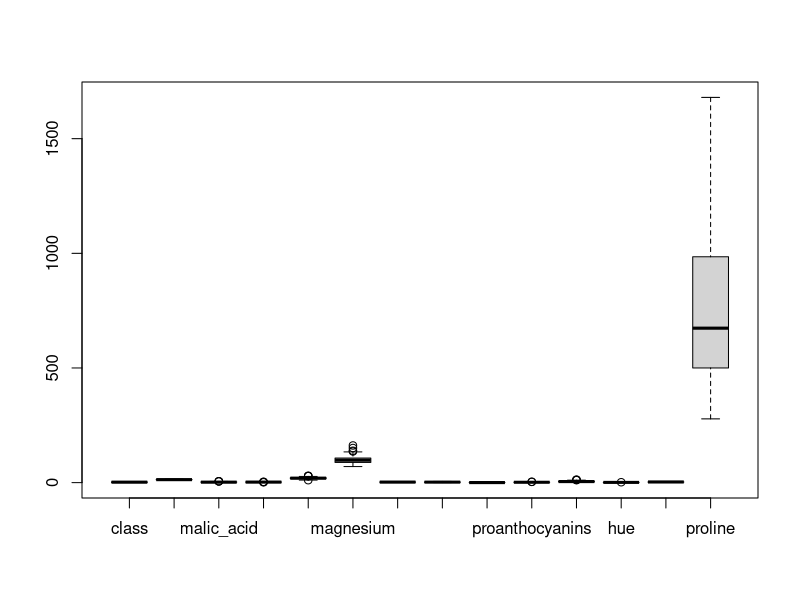
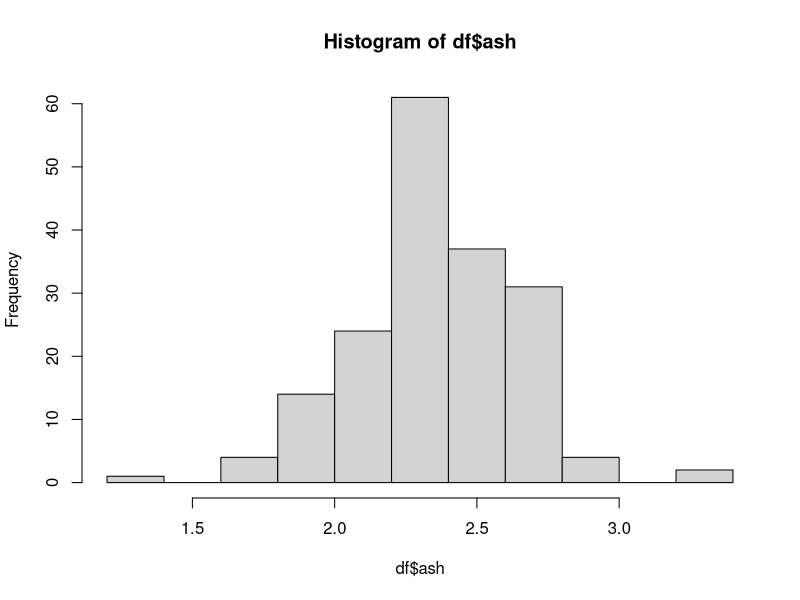
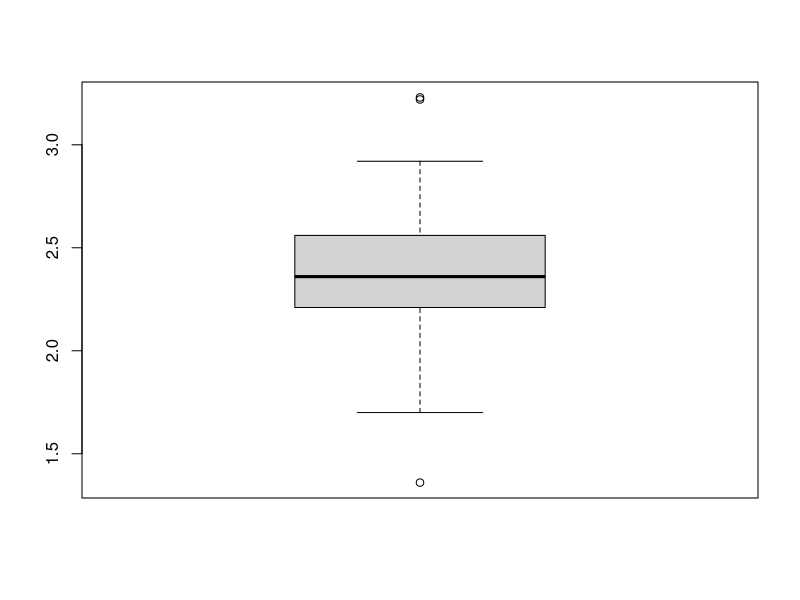
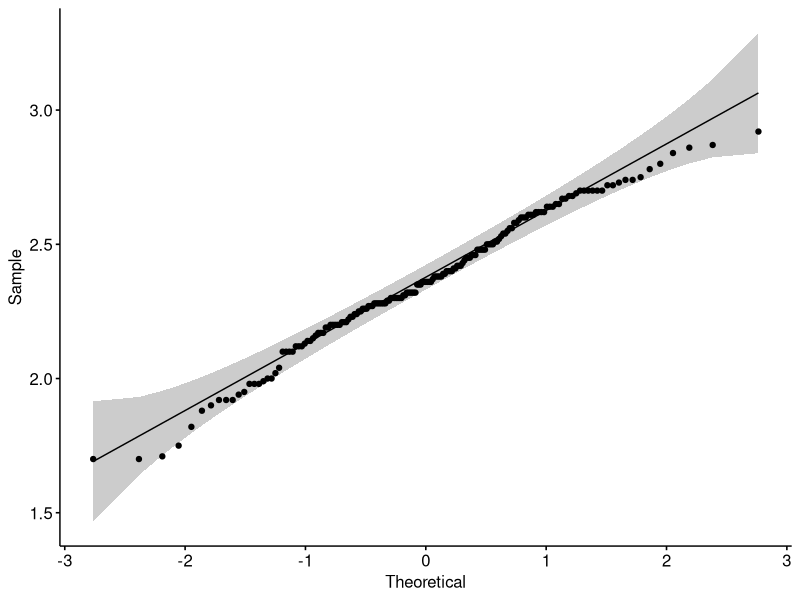
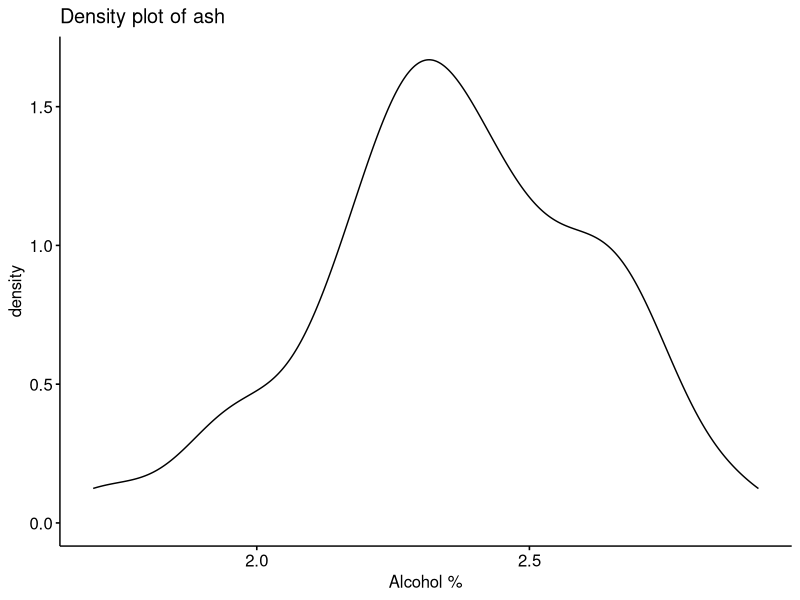
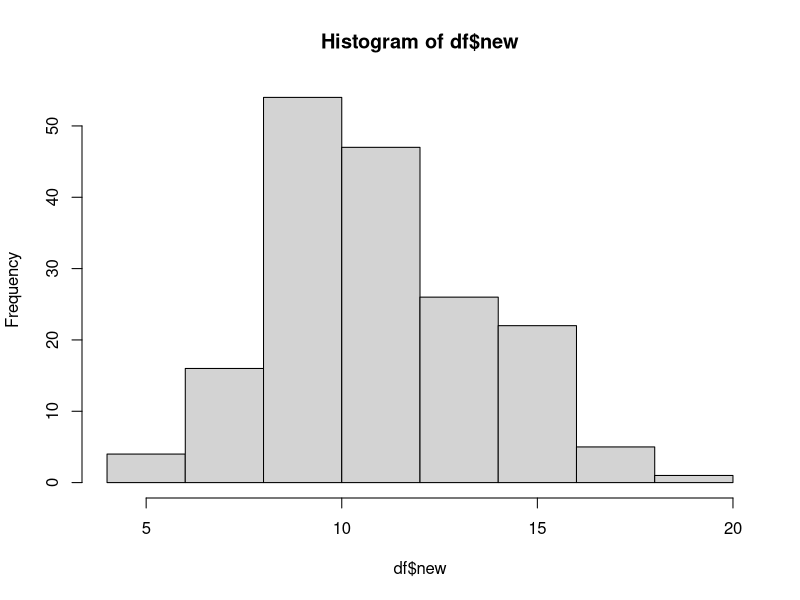
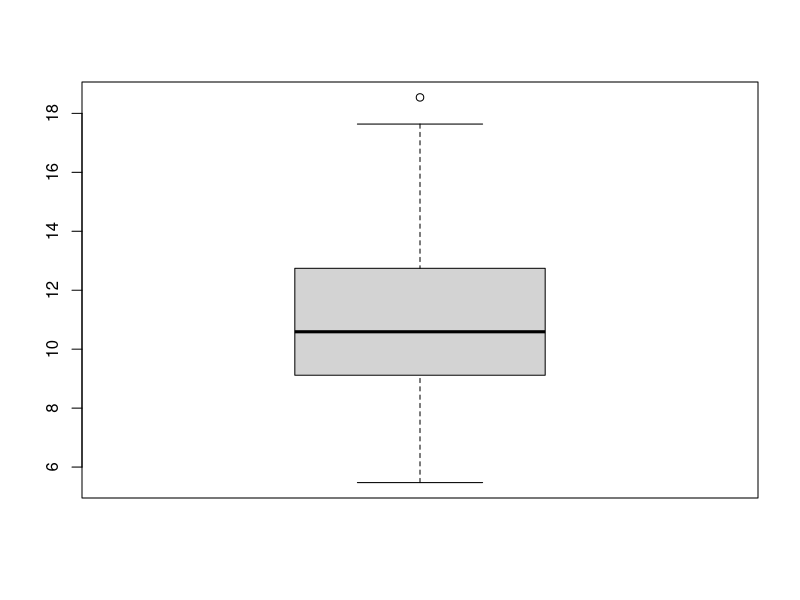
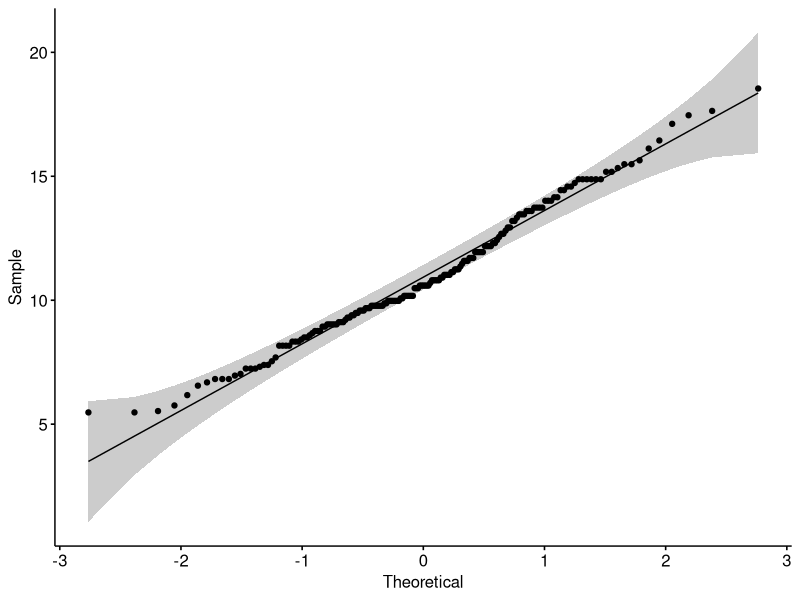

Source code (R) for these figures, in order:
## libraries
library("dplyr")
library("ggplot2")
library("reshape2")
library("magrittr")
library("ggpubr")

## reading data from dataset
## df <- read.csv("data/bank-additional-full.csv", header=TRUE, sep=";")
df <- read.csv("data/wine.data", header=TRUE, sep=",")
summary(df)
print(head(df, n=3))

## check there are missed value or not
sum(is.na(df))

## boxplot only numeric data
boxplot(df)

## select one var and work with it
hist(df$ash)
boxplot(df$ash)

## removing outliers
outliers <- boxplot(df$ash, plot=FALSE)$out
df <- df[-which(df$ash %in% outliers),]


ggqqplot(df$ash)
ggdensity(df$ash, 
          main = "Density plot of ash",
          xlab = "Alcohol %")


shapiro.test(df$ash)
ks.test(df$ash, "pnorm", mean(df$ash), sd(df$ash))


## data transformation
df$new <- exp(df$ash)
hist(df$new)
boxplot(df$new)
ggqqplot(df$new)
ggdensity(df$new, main = "Density plot of Alcohol",xlab = "Alcohol %")

shapiro.test(df$new)
ks.test(df$new, "pnorm", mean(df$new), sd(df$new))